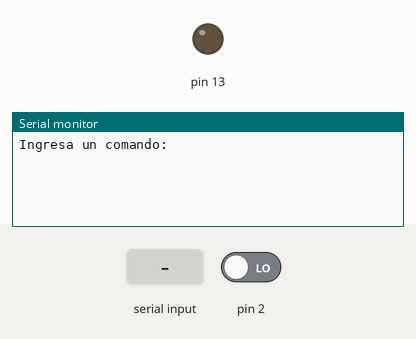
Recording of a sketch running on a simulated Arduino Uno, built with avr-gcc and run on an emulated ATmega328P. Parts: output pins drawn as LEDs (lit = HIGH), the last lines printed to the serial monitor. The inputs (shaded band) are chosen by the test bench; at power-on: pin 2 LOW.

Above: at 1.2 s.
1.3 s: "shs temp\n" received over Serial
At 2.3 s:
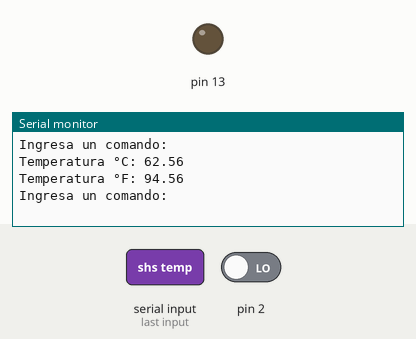
2.8 s: "shs photora\n" received over Serial
At 4.0 s:
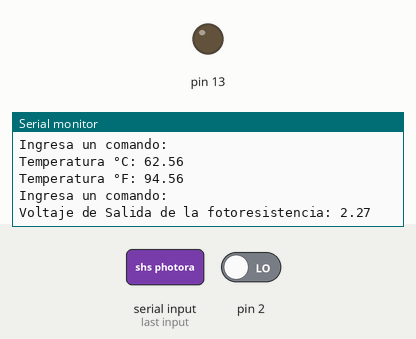
4.3 s: "shs infrared\n" received over Serial
At 5.3 s:
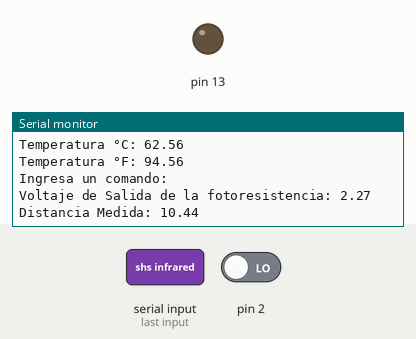

Measured:
- after the input at 1.3 s, the serial monitor: prints a new line at once (image 1)
- after the input at 2.8 s, the serial monitor: prints a new line at once (image 2)
- after the input at 4.3 s, the serial monitor: prints a new line at once (image 3)

The sketch:

ejercicio6.ino
```cpp
float sensorValue;
float tempC;
float tempF;
float v0;
int buttonState = 0;


void setup()
{
   Serial.begin(9600);
   pinMode(2, INPUT);
   pinMode(13, OUTPUT);
   Serial.println("Ingresa un comando: ");
}


void loop()
{
   buttonState = digitalRead(2);

   if (Serial.available())
   {

      String data = Serial.readStringUntil('\n');

      if(data.equals("shs temp") == true)
      {
        sensorValue = analogRead(A0);
        tempC= (sensorValue*125)/1023;
        tempF=(tempC*(9/5))+32;
        Serial.print("Temperatura °C: ");
        Serial.println(tempC);
        Serial.print("Temperatura °F: ");
        Serial.println(tempF);
        Serial.println("Ingresa un comando: ");

        delay(1000);
      }
      else if(data.equals("shs photora") == true)
      {
        sensorValue = analogRead(A1);
        v0= (sensorValue*4.54)/1023;
        Serial.print("Voltaje de Salida de la fotoresistencia: ");
        Serial.println(v0);
        delay(1000);
      }
      else if(data.equals("shs infrared") == true)
      {
        sensorValue = analogRead(A2);
        Serial.print("Distancia Medida: ");
        Serial.println(exp(8.5841-log(sensorValue)));
        delay(1000);
      }
      else if(data.equals("shs contact") == true)
      {
        if (buttonState == HIGH)
        {
         Serial.println("Estado del Sensor de Contacto: Alto");
         delay(1000);
        }
        else
        {
         Serial.println("Estado del Sensor de Contacto: Bajo");
         delay(1000);
        }
      }
      else if(data.equals("shs photord") == true)
      {
        sensorValue = analogRead(A1);  //lectura de la fotoresistencia
        float umbral = analogRead(A3); //lectura de umbral del potenciometro
        float comparador;
        float v0= (umbral*4.96)/1017;
        float v1= (sensorValue*4.54)/1023;

        if(v1>=v0)
        {
            comparador = 5.00;
        }
        else
        {
          comparador = 0.00;
        }

        Serial.print("\n");
        Serial.print("Umbral: ");
        Serial.println(v0);
        Serial.print("V1 FotoResistencia: ");
        Serial.println(v1);
        Serial.print("Comparador: ");
        Serial.println(comparador);

      }


      else
      {
        Serial.println("No reconozco el comando");
      }


   }


}
```
